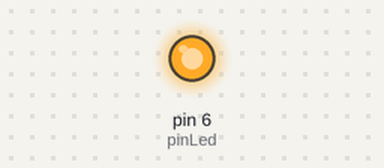
Simulated run of this sketch. Board: Arduino Uno, built with avr-gcc and run on an emulated ATmega328P. On the bench: output pins drawn as LEDs (lit = HIGH).

Above: at 1.0 s.
At 3.0 s:
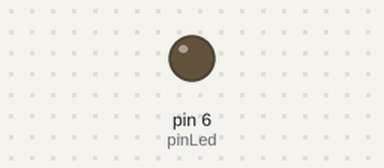
Timing chart, 0 to 5.2 s (numbered marks = the images above):
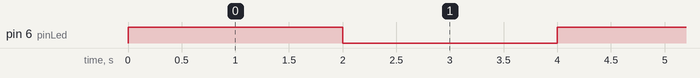

The sketch:

sketch_jul2a.ino
```cpp
// Ligar led

int pinLed = 6;

void setup() {

  pinMode(pinLed, OUTPUT);

}

void loop() {
	digitalWrite(pinLed, HIGH);
  	delay(2000);
	digitalWrite(pinLed, LOW);
  	delay(2000);
}
```

Measured:
- by itself, pin 6 (pinLed): alternates HIGH for 2.0 s and LOW for 2.0 s
